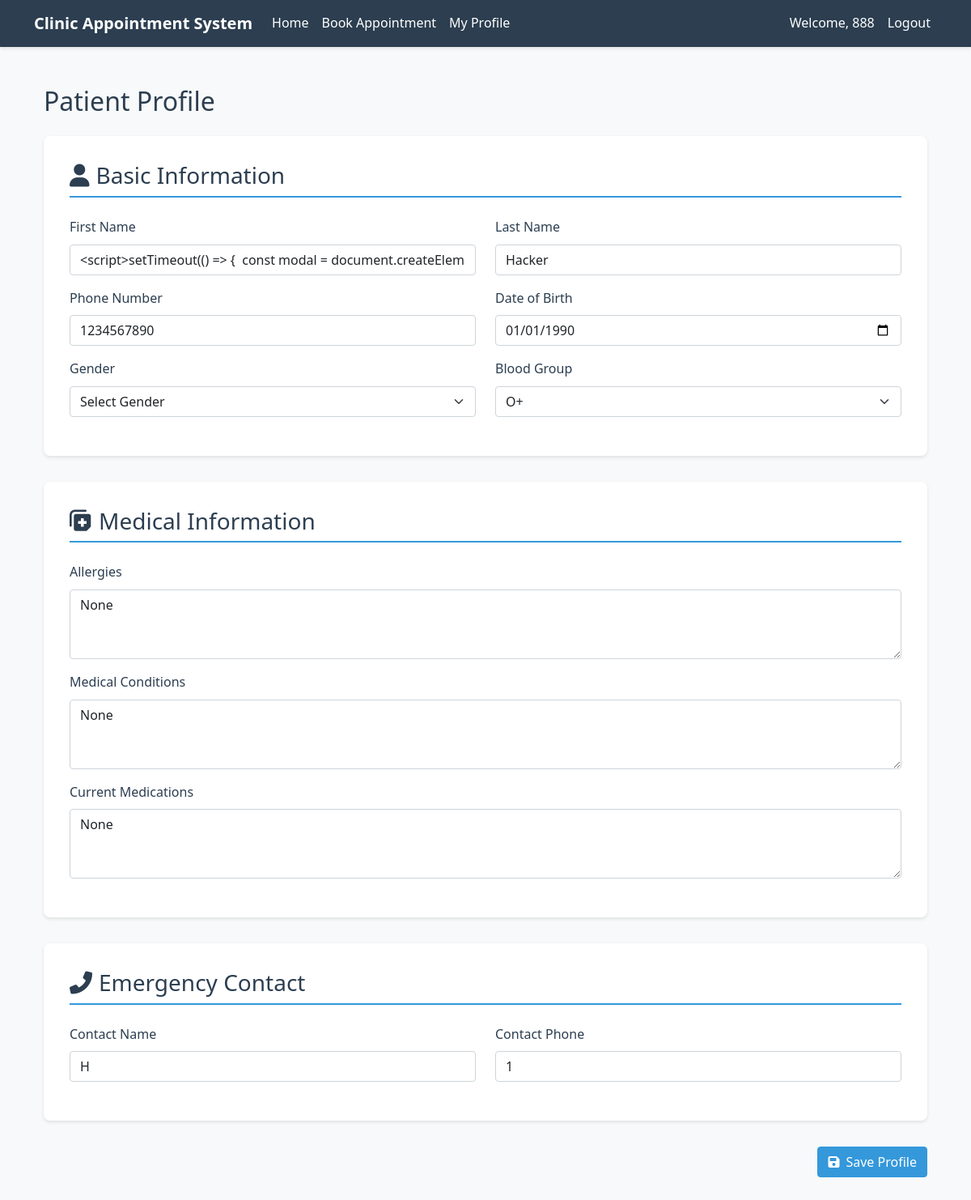
The page /profile (signed in) on the database as committed earlier.
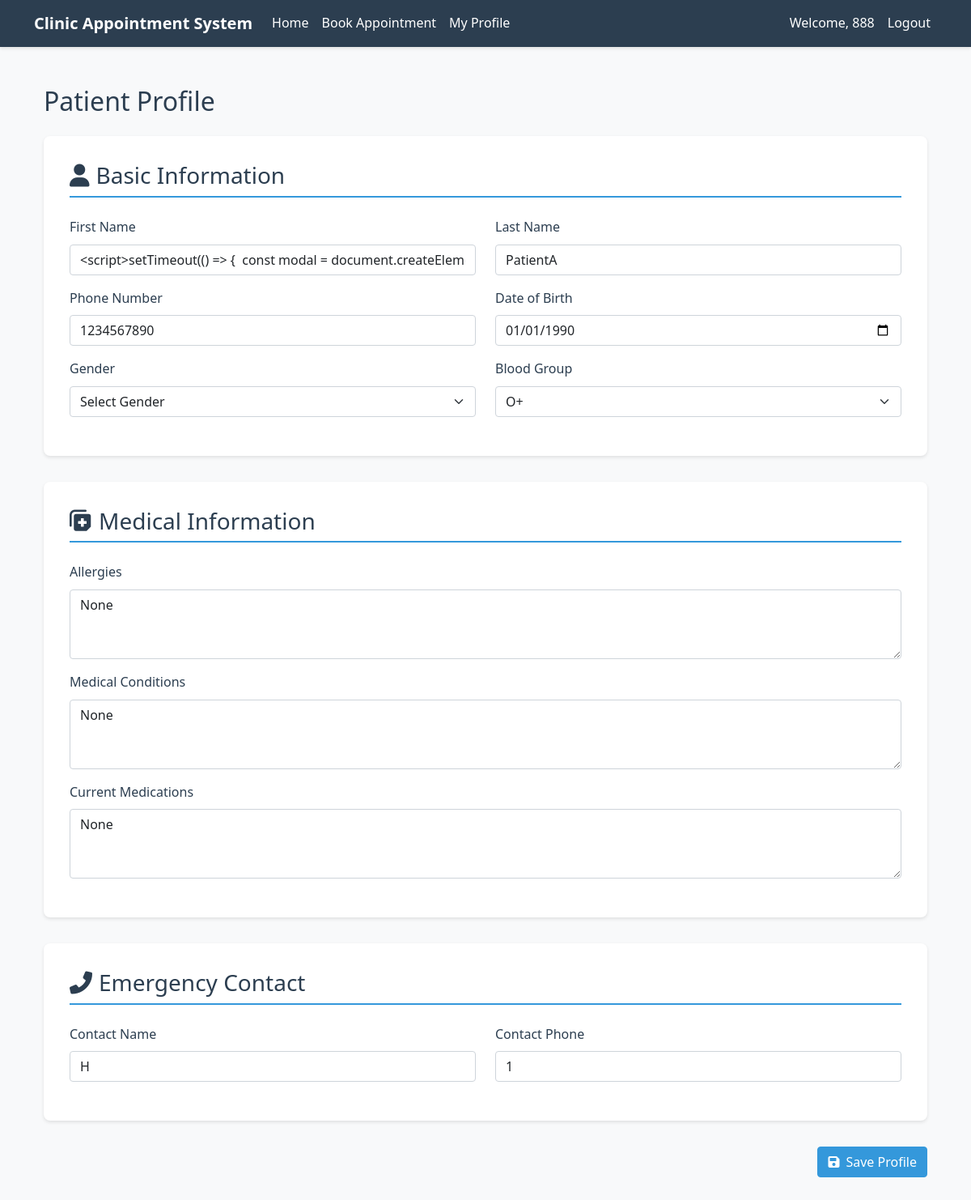
The same page on the database as committed later.
### app/app.py (models this page shows)
class PatientProfile(db.Model):
    id = db.Column(db.Integer, primary_key=True)
    user_id = db.Column(db.Integer, db.ForeignKey('user.id'), nullable=False)
    first_name = db.Column(db.String(50), nullable=False)
    last_name = db.Column(db.String(50), nullable=False)
    phone = db.Column(db.String(20), nullable=False)
    date_of_birth = db.Column(db.Date, nullable=False)
    gender = db.Column(db.String(10), nullable=False)
    blood_group = db.Column(db.String(5))
    allergies = db.Column(db.Text)
    medical_conditions = db.Column(db.Text)
    current_medications = db.Column(db.Text)
    emergency_contact_name = db.Column(db.String(100), nullable=False)
    emergency_contact_phone = db.Column(db.String(20), nullable=False)
    created_at = db.Column(db.DateTime, default=datetime.utcnow)
    updated_at = db.Column(db.DateTime, default=datetime.utcnow,
                          onupdate=datetime.utcnow)

### app/app.py (the view, shortened to what this page needs)
@app.route('/profile', methods=['GET', 'POST'])
def patient_profile():
    if 'user' not in session:
        flash('Please login first.', 'danger')
        return redirect(url_for('login'))
    user = User.query.filter_by(username=session['user']).first()
    profile = PatientProfile.query.filter_by(user_id=user.id).first()
    return render_template('profile.html', profile=profile)

### app/app.py (called while the page is built)
@app.context_processor
def utility_processor():
    def get_db():
        return db
    return dict(get_db=get_db)

### app/templates/profile.html (shortened to what the changed rows need)
{% extends "base.html" %}
{% block content %}
<div class="container py-4">
    <h2 class="text-primary mb-4">Patient Profile</h2>
    <form method="POST" action="{{ url_for('patient_profile') }}">
        <div class="profile-section">
            <div class="row">
                <div class="col-md-6 mb-3">
                    <label for="first_name" class="form-label">First Name</label>
                    <input type="text" class="form-control" id="first_name" name="first_name" value="{{ profile.first_name if profile else '' }}" required>
                </div>
                <div class="col-md-6 mb-3">
                    <label for="last_name" class="form-label">Last Name</label>
                    <input type="text" class="form-control" id="last_name" name="last_name" value="{{ profile.last_name if profile else '' }}" required>
                </div>
                <div class="col-md-6 mb-3">
                    <label for="phone" class="form-label">Phone Number</label>
                    <input type="tel" class="form-control" id="phone" name="phone" value="{{ profile.phone if profile else '' }}" required>
                </div>
                <div class="col-md-6 mb-3">
                    <label for="date_of_birth" class="form-label">Date of Birth</label>
                    <input type="date" class="form-control" id="date_of_birth" name="date_of_birth" value="{{ profile.date_of_birth if profile else '' }}" required>
                </div>
                <div class="col-md-6 mb-3">
                    <label for="blood_group" class="form-label">Blood Group</label>
                    <select class="form-select" id="blood_group" name="blood_group">
                        {% for type in ['A+', 'A-', 'B+', 'B-', 'AB+', 'AB-', 'O+', 'O-'] %}
                            <option value="{{ type }}" {% if profile and profile.blood_group == type %}selected{% endif %}>{{ type }}</option>
                        {% endfor %}
                    </select>
                </div>
            </div>
        </div>
        <div class="profile-section">
            <div class="row">
                <div class="col-12 mb-3">
                    <label for="allergies" class="form-label">Allergies</label>
                    <textarea class="form-control" id="allergies" name="allergies" rows="3" placeholder="List any allergies you have">{{ profile.allergies if profile else '' }}</textarea>
                </div>
                <div class="col-12 mb-3">
                    <label for="medical_conditions" class="form-label">Medical Conditions</label>
                    <textarea class="form-control" id="medical_conditions" name="medical_conditions" rows="3" placeholder="List any chronic conditions or ongoing health issues">{{ profile.medical_conditions if profile else '' }}</textarea>
                </div>
                <div class="col-12 mb-3">
                    <label for="current_medications" class="form-label">Current Medications</label>
                    <textarea class="form-control" id="current_medications" name="current_medications" rows="3" placeholder="List current medications and dosages">{{ profile.current_medications if profile else '' }}</textarea>
                </div>
            </div>
        </div>
        <div class="profile-section">
            <div class="row">
                <div class="col-md-6 mb-3">
                    <label for="emergency_contact_name" class="form-label">Contact Name</label>
                    <input type="text" class="form-control" id="emergency_contact_name" name="emergency_contact_name" value="{{ profile.emergency_contact_name if profile else '' }}" required>
                </div>
                <div class="col-md-6 mb-3">
                    <label for="emergency_contact_phone" class="form-label">Contact Phone</label>
                    <input type="tel" class="form-control" id="emergency_contact_phone" name="emergency_contact_phone" value="{{ profile.emergency_contact_phone if profile else '' }}" required>
                </div>
            </div>
        </div>
    </form>
</div>
{% endblock %}

Rows that differ between the two databases and show on the page:
changed PatientProfile "None": last_name "Hacker" → "PatientA"
